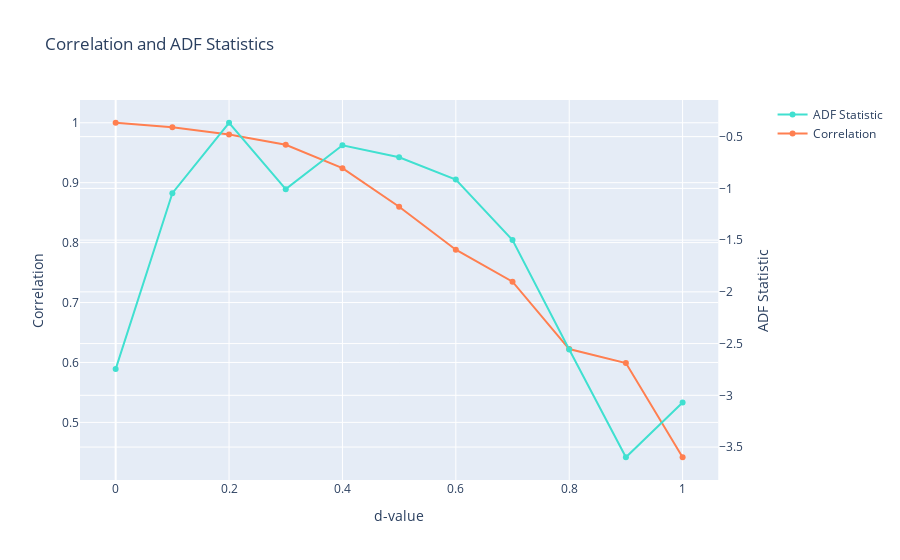

Notebook source saved alongside this figure:
### Code cell
# Derive the fractionally differentiated features
frac_diff_series = frac_diff_ffd(data, 0.5)
# Plot the graph to find the minimum d
# Make sure the input dataframe has a 'close' column
fig, corr_array = plot_min_ffd(data)
fig

### Figure 1 — Plotly figure (JSON) as saved in the notebook; plotly's stock layout.template omitted (floating-point values rounded to 4 significant figures)
{"data": [{"line": {"color": "turquoise"}, "name": "ADF Statistic", "type": "scatter", "x": [0, 0.1, 0.2, 0.3, 0.4, 0.5, 0.6, 0.7, 0.8, 0.9, 1], "xaxis": "x", "y": [-2.747, -1.047, -0.3657, -1.007, -0.5827, -0.699, -0.9149, -1.5, -2.556, -3.599, -3.07], "yaxis": "y2"}, {"line": {"color": "coral"}, "name": "Correlation", "type": "scatter", "x": [0, 0.1, 0.2, 0.3, 0.4, 0.5, 0.6, 0.7, 0.8, 0.9, 1], "xaxis": "x", "y": [1, 0.9924, 0.9803, 0.9633, 0.9243, 0.8599, 0.7882, 0.7348, 0.6224, 0.5989, 0.4418], "yaxis": "y"}], "layout": {"title": {"text": "Correlation and ADF Statistics"}, "xaxis": {"anchor": "y", "domain": [0, 0.94], "title": {"text": "d-value"}}, "yaxis": {"anchor": "x", "domain": [0, 1], "title": {"text": "Correlation"}}, "yaxis2": {"anchor": "x", "overlaying": "y", "side": "right", "title": {"text": "ADF Statistic"}}}}
